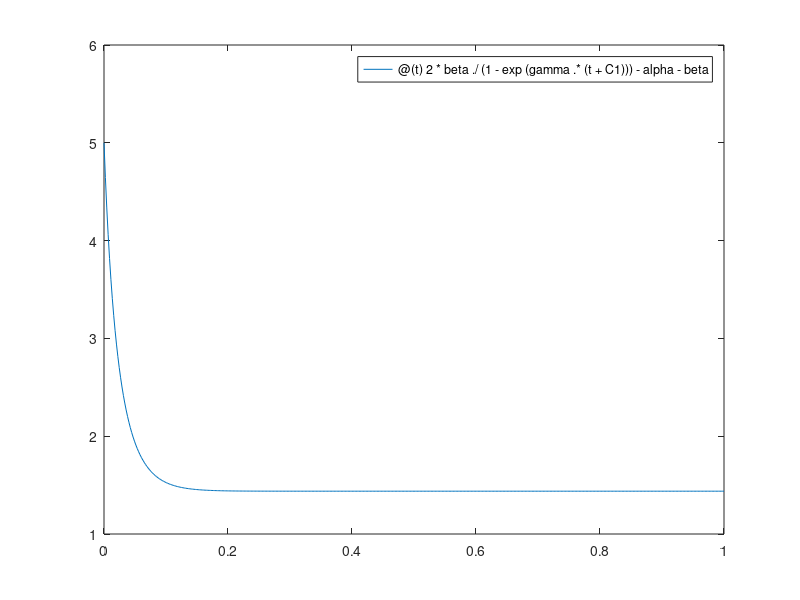

This chart was generated by the following MATLAB code: (Note: this script raises an error after producing the figure.)
k1=2;

d1=20;
d2=-1;
d3=-10;

s1=0.05;
s2=10;
s3=-8;
p0=5

a=k1*(d1-s1)
b=k1*(d2-s2)
c=k1*(d3-s3)

alpha=b/(2*c)
beta=sqrt(alpha^2-a/c)
gamma=2*c*beta;

C1=log( 1 - ((2*beta)/(p0+alpha+beta)) ) / gamma

p = @(t) 2*beta./(1-exp(gamma.*(t+C1))) - alpha - beta;
pe=beta-alpha
p(0)

fplot(p, [0 1])
syms p
func = a + b*p + c*p^2 == 0;
A = solve(func);






